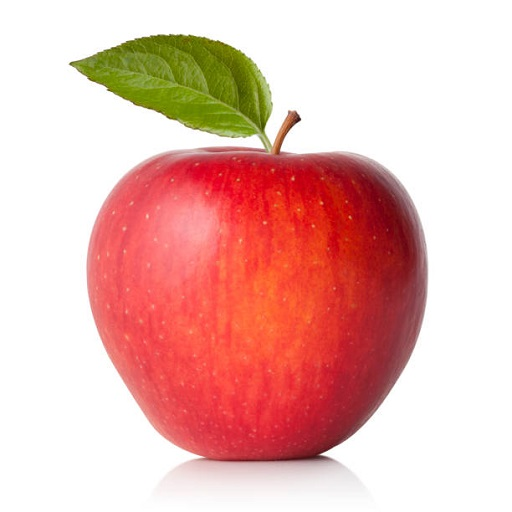
#> input picture Basic/data/apple.jpg, 512 x 512 px, given in place of the camera
$ jupyter execute Test.ipynb
#> lines starting #> are read from the running program, lines starting #| are printed output that depends on the picture; after the words box and inside, x2 and y2 are one past the last pixel; in counts of white or black regions, pixels touching at a corner belong together
[cell 1]
import cv2
import numpy as np
cap = cv2.VideoCapture(0)

def nothing(x):
    pass

cv2.namedWindow('Trackbars')
cv2.createTrackbar('Hue Min','Trackbars',0,179, nothing)
#> slider 'Hue Min' is set to 35
cv2.createTrackbar('Hue Max','Trackbars',179,179, nothing)
cv2.createTrackbar('Sat Min','Trackbars',0,255, nothing)
#> slider 'Sat Min' is set to 51
cv2.createTrackbar('Sat Max','Trackbars',255,255, nothing)
cv2.createTrackbar('Val Min','Trackbars',0,255, nothing)
#> slider 'Val Min' is set to 51
cv2.createTrackbar('Val Max','Trackbars',255,255, nothing)
while True:
    hmin=cv2.getTrackbarPos('Hue Min','Trackbars')
    hmax=cv2.getTrackbarPos('Hue Max','Trackbars')
    smin=cv2.getTrackbarPos('Sat Min','Trackbars')
    smax=cv2.getTrackbarPos('Sat Max','Trackbars')
    vmin=cv2.getTrackbarPos('Val Min','Trackbars')
    vmax=cv2.getTrackbarPos('Val Max','Trackbars')
    lower = np.array([hmin,smin,vmin])
    upper = np.array([hmax,smax,vmax])

    ret, frame = cap.read()
#> frame is the input picture: shape (512, 512, 3); mean B, G, R 178.5, 184.8, 234
    img = cv2.flip(frame, 1)
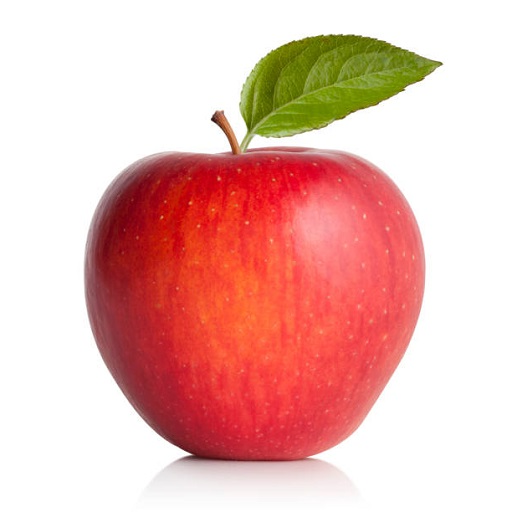
#> img: shape (512, 512, 3); mean B, G, R 178.5, 184.8, 234
    imgHSV = cv2.cvtColor(img, cv2.COLOR_BGR2HSV)
#> imgHSV: shape (512, 512, 3); mean H, S, V 38.8, 73, 235
    mask = cv2.inRange(imgHSV,lower,upper)
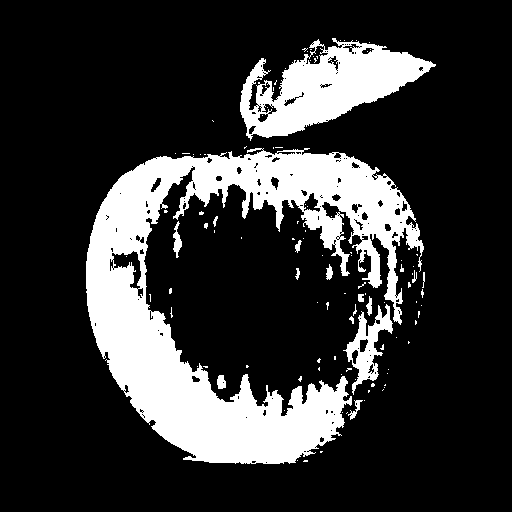
#> mask: shape (512, 512); 20.4% white; 106 white regions (91 under 20 px), largest, box (x1, y1, x2, y2) and area: (86, 148, 424, 464) 41134, (240, 38, 436, 141) 9725, (343, 304, 393, 395) 1530
    imgRes = cv2.bitwise_and(img,img,mask=mask)
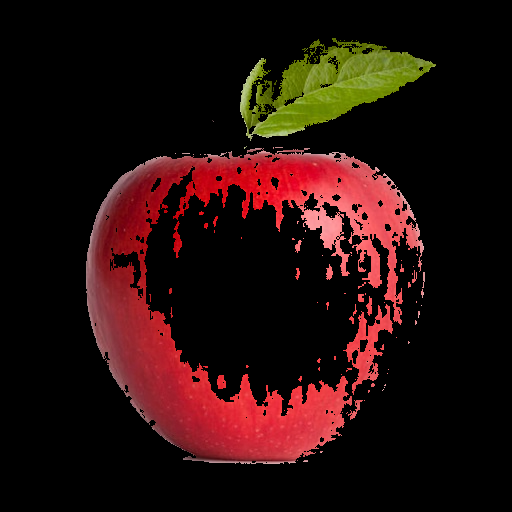
#> imgRes: shape (512, 512, 3); mean B, G, R 11.6, 14.3, 36.9
    cv2.imshow('Frame', imgRes)
    if cv2.waitKey(1) & 0xFF == ord('q'):
#> (key q is pressed here)
        break
cv2.destroyAllWindows()
cap.release()
